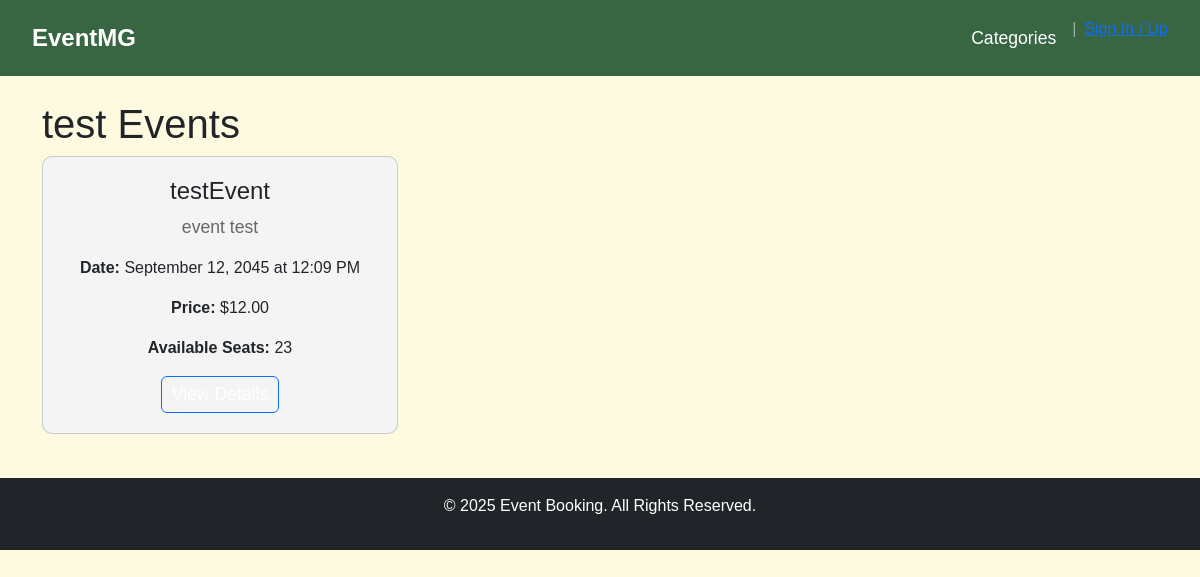
Page /category/2 on the earlier database version.
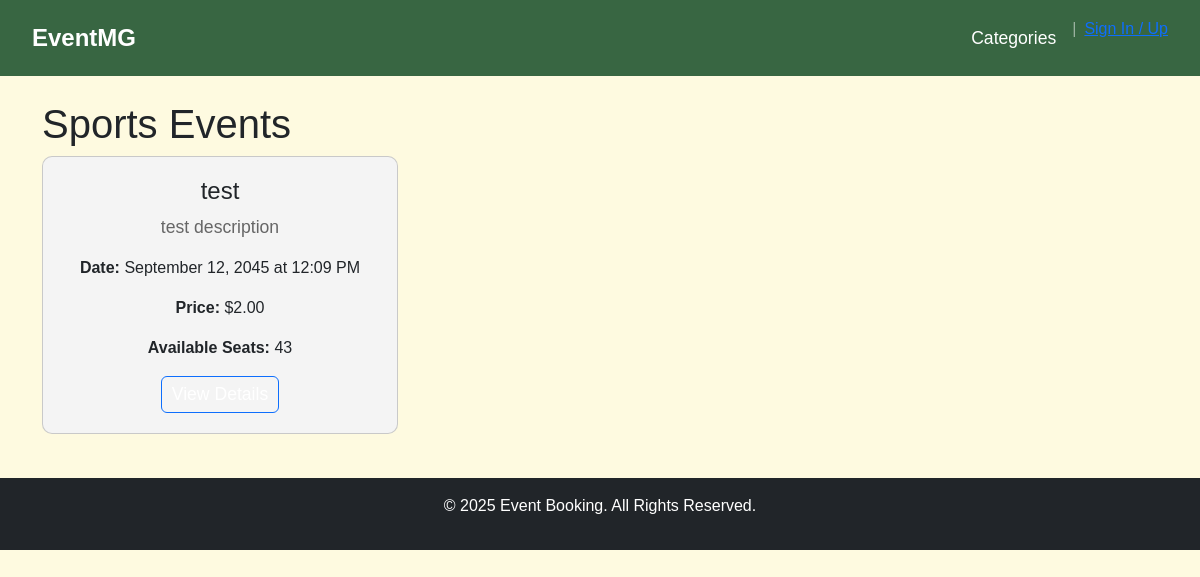
Same page on the later database version.
### website/models.py (models this page shows)
class Category(db.Model):
    __tablename__ = 'category'
    category_id = db.Column(db.Integer, primary_key=True, autoincrement=True)
    name = db.Column(db.String(255), nullable=False, unique=True)

class Event(db.Model):
    __tablename__ = 'event'
    event_id = db.Column(db.Integer, primary_key=True, autoincrement=True)
    admin_id = db.Column(db.Integer, nullable=False)
    venue_id = db.Column(db.Integer, db.ForeignKey('venue.venue_id'), nullable=False)
    name = db.Column(db.String(255), nullable=False)
    date = db.Column(db.DateTime, nullable=False)
    description = db.Column(db.Text)
    ticket_price = db.Column(db.Numeric(10, 2), nullable=False)
    available_seats = db.Column(db.Integer, nullable=False)
    category_id = db.Column(db.Integer, db.ForeignKey('category.category_id'), nullable=True)
    category = db.relationship('Category', backref='events')

### website/routes/events.py (the view)
@events.route('/category/<int:category_id>')
def category_events(category_id):
    category = Category.query.get_or_404(category_id)
    events = Event.query.filter_by(category_id=category_id).all()
    return render_template('category_events.html',
                          category=category,
                          events=events)

### website/templates/category_events.html
{% extends "eventshome.html" %}
{% block content %}
<div class="container mt-4">
    <h1>{{ category.name }} Events</h1>
    <div class="row">
        {% if events %}
            {% for event in events %}
                <div class="col-md-4 mb-4">
                    <div class="card">
                        <div class="card-body">
                            <h5 class="card-title">{{ event.name }}</h5>
                            <p class="card-text">{{ event.description[:100] }}{% if event.description|length > 100 %}...{% endif %}</p>
                            <p><strong>Date:</strong> {{ event.date.strftime('%B %d, %Y at %I:%M %p') }}</p>
                            <p><strong>Price:</strong> ${{ event.ticket_price }}</p>
                            <p><strong>Available Seats:</strong> {{ event.available_seats }}</p>
                            <a href="{{ url_for('events.event_details', event_id=event.event_id) }}" class="btn btn-primary">View Details</a>
                        </div>
                    </div>
                </div>
            {% endfor %}
        {% else %}
            <div class="col-12">
                <p>No events found in this category.</p>
            </div>
        {% endif %}
    </div>
</div>
{% endblock %}

Differences in the rows shown:
removed Event: name "testEvent", description "event test", date "September 12, 2045 at 12:09 PM", ticket_price "12.00", available_seats "23"
changed Category: name "test" → "Sports"
now on this page (row edited): Event: name "test", description "test description", date "September 12, 2045 at 12:09 PM", ticket_price "2.00", available_seats "43"
